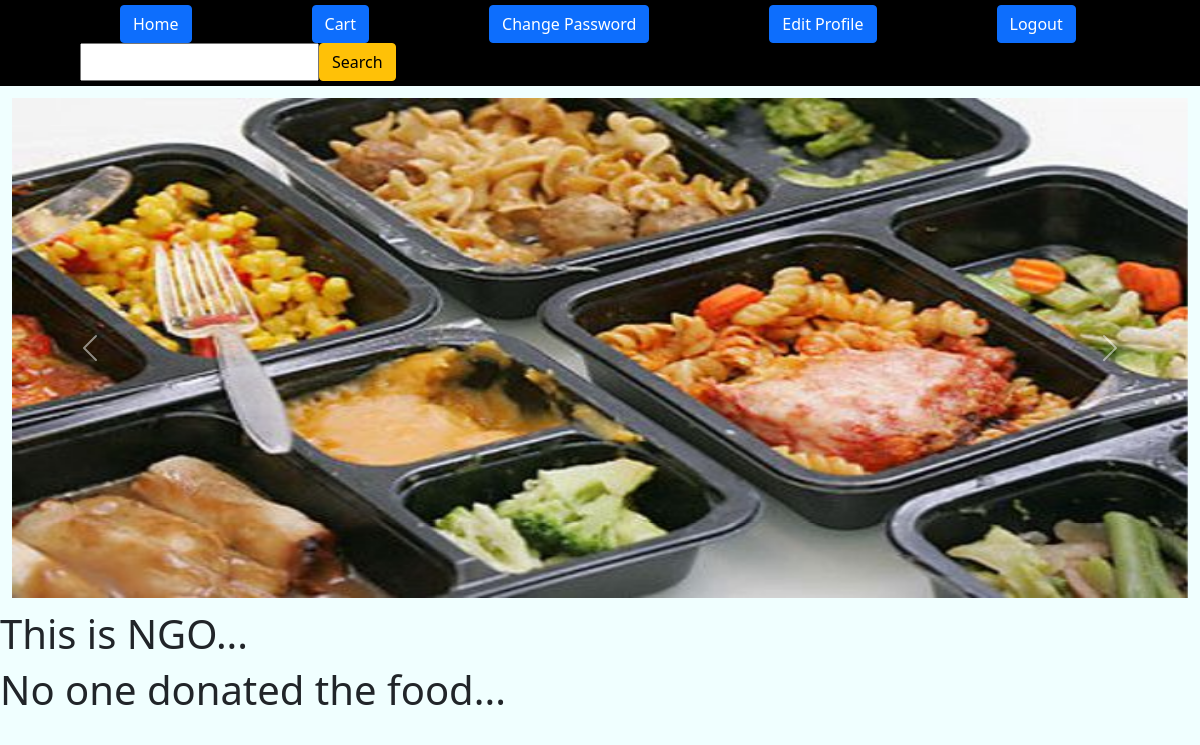
The app's page /NGO_home, older data.
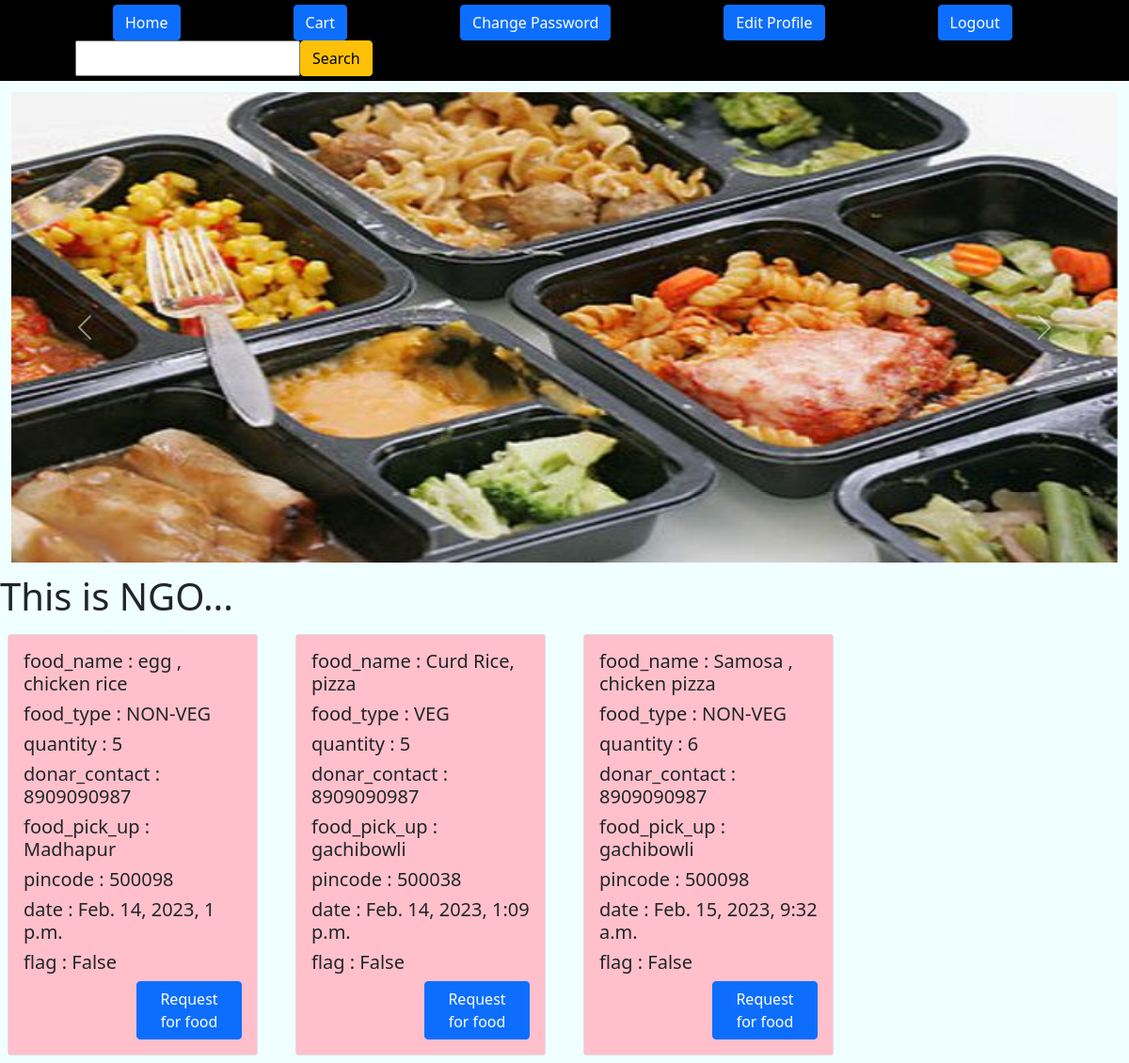
The same page, newer data.
### account/models.py (models this page shows, shortened)
class Users_donations(models.Model) :
    food_name=models.CharField(max_length=100,verbose_name='Food Name')
    possibilities = (('VEG', 'VEG'), ('NON-VEG', 'NON-VEG'))
    food_type = models.CharField(max_length=100, choices=possibilities)
    quantity = models.PositiveIntegerField()
    date = models.DateTimeField(auto_now_add=True)
    donar_contact = models.CharField(max_length=10)
    food_pick_up = models.CharField(max_length=200)
    pincode = models.CharField(max_length=6)
    flag = models.CharField(max_length=12,default=False)
    donarMail = models.EmailField(max_length=100,default='')

### account/views.py (the view)
# urls.py: path('NGO_home', views.NGO_home, name='NGO_home'),
def NGO_home(request):
    data = Users_donations.objects.filter(flag=False)
    return render(request, 'NGO_home.html', {'data': data})

### account/templates/NGO_home.html (shortened to what this page needs)
{% include 'NGO_nav.html' %}
{% include 'cor.html' %}
{% load static %}
{% block content %}
<html lang="en">
<head>
         <link href="https://cdn.jsdelivr.net/npm/bootstrap@5.0.2/dist/css/bootstrap.min.css" rel="stylesheet">
</head>
<body>
<h1>This is NGO...</h1>
<div class="row">
{% if data %}
{% for i in data %}
<div class="col-sm-3">
<div class="card m-2 ">
  <div class="card-body">
    <h5 class="card-title">food_name : {{i.food_name}}</h5>
    <h5 class="card-title">food_type : {{i.food_type}}</h5>
    <h5 class="card-title">quantity : {{i.quantity}}</h5>
    <h5 class="card-title">donar_contact : {{i.donar_contact}}</h5>
    <h5 class="card-title">food_pick_up : {{i.food_pick_up}}</h5>
    <h5 class="card-title">pincode : {{i.pincode}}</h5>
    <h5 class="card-title">date : {{i.date}}</h5>
    <h5 class="card-title">flag : {{i.flag}}</h5>
    <a href="{% url 'request' i.id %} " class ='btn btn-primary' >Request for food</a>
  </div>
</div>
</div>
    {% endfor %}
{% else %}
<h1>No one donated the food...</h1>
{% endif %}
</div>
</body>
</html>
{% endblock %}

### account/templates/NGO_nav.html (shortened to what this page needs)
<!DOCTYPE html>
<html lang="en">
<head>
     <link href="https://cdn.jsdelivr.net/npm/bootstrap@5.0.2/dist/css/bootstrap.min.css" rel="stylesheet">
</head>
<body>
<div class="nav">
    <a href="{% url 'NGO_home' %}" class="btn btn-primary">Home</a>
    <a href="{% url 'Cart_NGO' %}" class="btn btn-primary">Cart</a>
    <a href="{% url 'changepwd' %}" class="btn btn-primary">Change Password</a>
    <a href="{% url 'editprofile' %}" class="btn btn-primary">Edit Profile</a>
    <a href="{% url 'logout' %}" class="btn btn-primary">Logout</a>
    <input  class='search ' type="search" >
    <input type="submit" class='btn btn-warning' value="Search">
</div>
</body>
</html>

### account/templates/cor.html (shortened to what this page needs)
{% load static   %}
{% block content %}
<html lang="en">
<head>
  <link href="https://cdn.jsdelivr.net/npm/bootstrap@5.0.2/dist/css/bootstrap.min.css" rel="stylesheet">
</head>
<body>
<div id="carouselExampleControls" class="carousel slide" data-bs-ride="carousel">
  <div class="carousel-inner">
    <div class="carousel-item active">
      <img src="{% static 'img/cor1.jpg' %}" class="d-block w-100" alt="..." height="500px" width="700px">
    </div>
  </div>
  <button class="carousel-control-prev" type="button" data-bs-target="#carouselExampleControls" data-bs-slide="prev">
    <span class="carousel-control-prev-icon" aria-hidden="true"></span>
  </button>
  <button class="carousel-control-next"  type="button" data-bs-target="#carouselExampleControls" data-bs-slide="next">
    <span class="carousel-control-next-icon" aria-hidden="true"></span>
  </button>
</div>
</body>
</html>
{% endblock %}

### account/templates/NGO_nav.html (style rules this page uses)
.nav { background-color:black; padding:5px; }
a { margin-left:120px; }
.search { margin-left:80px; }

### account/templates/cor.html (style rules this page uses)
.carousel-inner { padding:12px; }

### account/templates/NGO_home.html (style rules this page uses)
body { background-color:azure; }
.card-body { background-color:pink; }

Row changes from the older to the newer data that the page shows:
added Users_donations: food_name "egg , chicken rice", food_type "NON-VEG", quantity "5", donar_contact "8909090987", food_pick_up "Madhapur", pincode "500098", date "Feb. 14, 2023, 1 p.m.", flag "False"
added Users_donations: food_name "Curd Rice, pizza", food_type "VEG", quantity "5", donar_contact "8909090987", food_pick_up "gachibowli", pincode "500038", date "Feb. 14, 2023, 1:09 p.m.", flag "False"
added Users_donations: food_name "Samosa , chicken pizza", food_type "NON-VEG", quantity "6", donar_contact "8909090987", food_pick_up "gachibowli", pincode "500098", date "Feb. 15, 2023, 9:32 a.m.", flag "False"
Text that changed along with them:
text no longer shown: "No one donated the food..."
